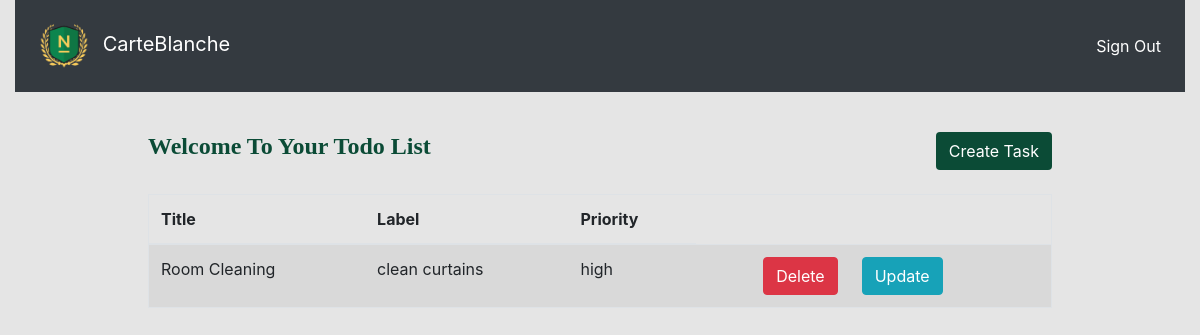
Before: /index (signed in) with the older database file.
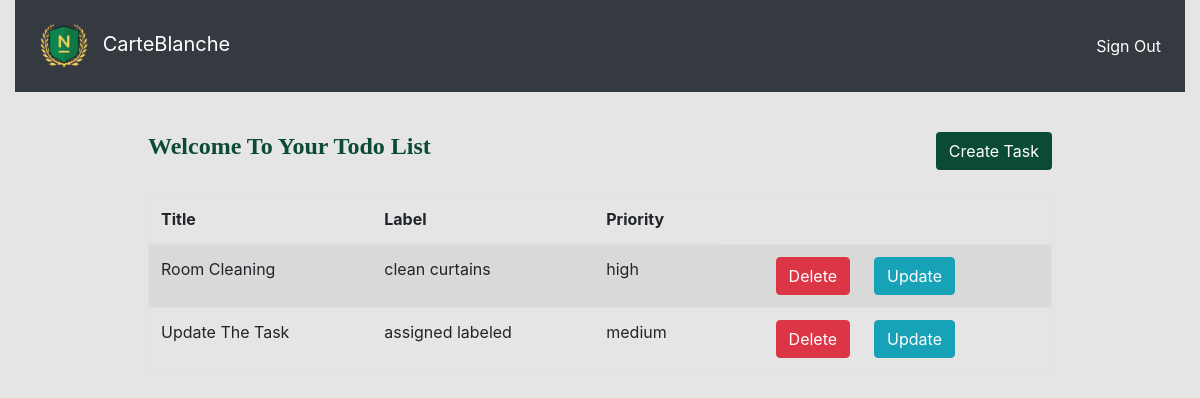
After: the same page with the newer database file.
### app.py (models this page shows)
class Task(db.Model):
    id = db.Column(db.Integer, primary_key=True)
    title = db.Column(db.String(200), nullable = False)
    priority = db.Column(db.String(20), nullable = False)
    label = db.Column(db.String(30), nullable = True)
    todo_id = db.Column(db.Integer, db.ForeignKey('todo.id'), nullable=False)
    todo = db.relationship('Todo',
        backref=db.backref('task', lazy=True))

### app.py (the view)
@app.route("/index")
def index():
    if 'username' not in session:
        flash("Login First!!")
        return redirect(url_for('login'))
    else:
        results = None
        try:
            username = session["username"].lower()
            user = User.query.filter_by(username=username).first()
            todo = Todo.query.filter_by(user_id=user.id).first()
            order = {'low' : 3, 'medium' : 2, "high" : 1}
            sort_logic = case(value=Task.priority, whens=order).label("priority")
            results = Task.query.filter_by(todo_id=todo.id).order_by(sort_logic).all()
            print(results)
            return render_template("index.html", results = results, todo_id = todo.id )
        except:
            flash("Error Occured in Query!")
            print("Error Occured")
    return render_template("index.html", results = results, todo_id = todo.id )

### templates/index.html (shortened to what this page needs)
{% extends 'base.html' %}
{% block body %}
<div class="container-fluid">
    <nav class="navbar navbar-expand-sm bg-dark navbar-dark p-3">
        <a class="navbar-brand" href="#">
            <img src="{{ url_for('static', filename='images/logo.png') }}"
                width="50px" height="50px" class="mx-2">
                CarteBlanche
        </a>
        <ul class="navbar-nav ml-auto">
        <li class="nav-item active">
            <a class="nav-link" href="{{ url_for('logout') }}">Sign Out</a>
        </li>
        </ul>
    </nav>
    <div class="m-auto mt-4 p-3" style="max-width: 80%;">
        <div class="row mt-4 mb-4">
            <div class="col-8 font-weight-bold">
                <h4 class="main_color" style="font-weight: 600; font-family:Verdana">Welcome To Your Todo List</h4>
            </div>
            <div class="col-4 text-right">
                <a class="btn main_back text-white" href="{{ url_for('create_task', todo_id = todo_id) }}">Create Task</a>
            </div>
        </div>
        <div class="row mt-4">
            <div class="col">
                <table class="table table-striped border">
                    <thead>
                        <th>Title</th>
                        <th>Label</th>
                        <th>Priority</th>
                    </thead>
                    <tbody>
                    {% if results %}
                        {% for x in results %}
                            <tr class="my-3">
                                <td>{{ x["title"] }}</td>
                                <td>{{ x["label"] }}</td>
                                <td>{{ x["priority"] }}</td>
                                <td class="text-right"><a href='{{url_for("delete_task", task_id=x["id"])}}' class="btn btn-danger">Delete</a></td>
                                <td><a href='{{ url_for("update_task", task_id= x["id"]) }}' class="btn btn-info">Update</a></td>
                                <td></td>
                            </tr>
                        {% endfor %}
                    {% endif %}
                    </tbody>
                </table>
            </div>
        </div>
    </div>
</div>
{% endblock %}

### templates/base.html (shortened to what this page needs)
<!DOCTYPE html>
<html lang="en">
<head>
    <link rel="stylesheet" href="https://cdn.jsdelivr.net/npm/bootstrap@4.6.1/dist/css/bootstrap.min.css">
    <link rel="stylesheet" href="{{ url_for('static', filename='css/main.css') }}">
</head>
<body>
    {% block body %} {% endblock %}
</body>
</html>

### static/css/main.css (style rules this page uses)
body { background-color: #E5E5E5; }
.main_back { background-color: #0B4B36; }
.main_color { color: #0B4B36; }

Changed rows visible on the page:
added Task: title "Update The Task", label "assigned labeled", priority "medium"
